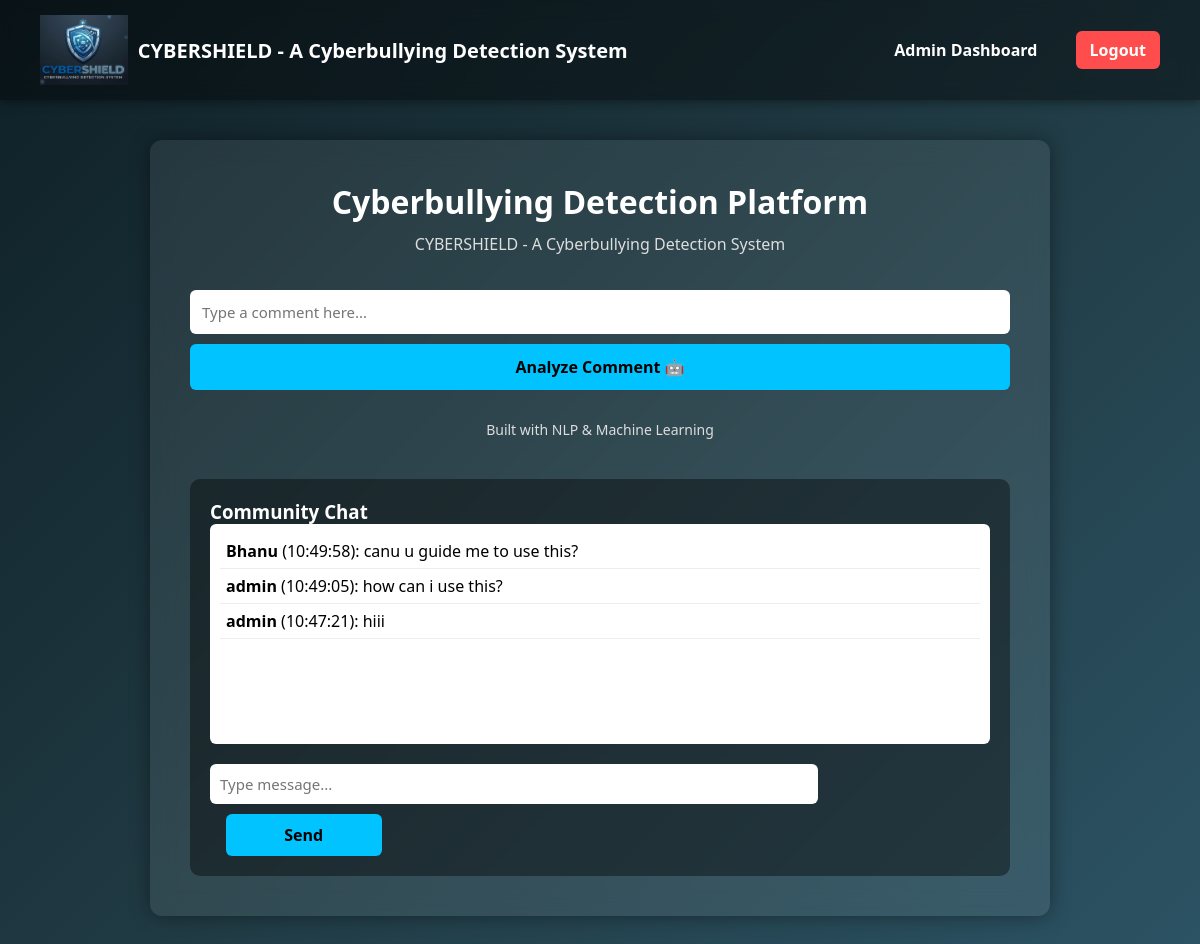
The page / (signed in) on the database its author committed.
### tables this page shows
CREATE TABLE chat(
        id INTEGER PRIMARY KEY AUTOINCREMENT,
        username TEXT,
        message TEXT,
        time TEXT
    );

### app.py (the view, shortened to what this page needs)
@app.route("/", methods=["GET","POST"])
def home():
    if "user" not in session:
        return redirect("/login")
    result = ""
    category = ""
    sentiment = ""
    score = 0
    confidence = 0
    risk_level = ""
    recommendation = ""
    bar_class = "low"
    reasons = []
    conn = sqlite3.connect("comments.db")
    cursor = conn.cursor()
    cursor.execute("""
    SELECT username,message,time
    FROM chat
    ORDER BY id DESC
    LIMIT 20
    """)
    chat_messages = cursor.fetchall()
    conn.close()
    return render_template(
        "index.html",
        result=result,
        category=category,
        sentiment=sentiment,
        score=score,
        confidence=confidence,
        risk_level=risk_level,
        recommendation=recommendation,
        bar_class=bar_class,
        reasons=reasons,
        chat_messages=chat_messages
    )

### templates/index.html (shortened to what this page needs)
<!DOCTYPE html>
<html>
<head>
<link rel="stylesheet" href="{{ url_for('static', filename='style.css') }}">
</head>
<body>
<div class="navbar">
<div class="nav-left">
<img src="{{ url_for('static', filename='logo.jpeg') }}" class="nav-logo">
<div class="nav-title">
CYBERSHIELD - A Cyberbullying Detection System
</div>
</div>
<div class="nav-links">
{% if session["role"] == "admin" %}
<a href="/dashboard">Admin Dashboard</a>
{% endif %}
<a href="/logout" class="logout">Logout</a>
</div>
</div>
<div class="container">
<h1>Cyberbullying Detection Platform</h1>
<p class="subtitle">CYBERSHIELD - A Cyberbullying Detection System</p>
<form method="POST">
<input type="text"
id="messageInput"
name="message"
placeholder="Type a comment here..."
required>
<button type="submit">Analyze Comment 🤖</button>
</form>
<p class="footer">
Built with NLP & Machine Learning
</p>
<div class="chat-box">
<h3>Community Chat</h3>
<div class="chat-messages">
{% for msg in chat_messages %}
<div class="chat-message">
<b>{{msg[0]}}</b> ({{msg[2]}}): {{msg[1]}}
</div>
{% endfor %}
</div>
<form method="POST" action="/chat">
<input
type="text"
name="chat_message"
placeholder="Type message..."
required>
<button type="submit">Send</button>
</form>
</div>
</div>
</body>
</html>

### static/style.css (style rules this page uses)
* { margin:0; padding:0; box-sizing:border-box; font-family:Segoe UI, Arial, sans-serif; }
body { background:linear-gradient(135deg,#0f2027,#203a43,#2c5364); min-height:100vh; color:white; }
.navbar { display:flex; justify-content:space-between; align-items:center; padding:15px 40px; background:rgba(0,0,0,0.4); backdrop-filter:blur(10px); box-shadow:0 2px 10px rgba(0,0,0,0.4); }
.nav-title { font-size:20px; font-weight:bold; }
.nav-links a { color:white; margin-left:20px; text-decoration:none; font-weight:bold; padding:8px 14px; border-radius:6px; transition:0.3s; }
.logout { background:#ff4d4d; }
.container { max-width:900px; margin:40px auto; background:rgba(255,255,255,0.08); backdrop-filter:blur(12px); padding:40px; border-radius:12px; box-shadow:0 0 20px rgba(0,0,0,0.4); }
h1 { text-align:center; margin-bottom:10px; }
.subtitle { text-align:center; margin-bottom:25px; color:#ddd; }
input { width:100%; padding:12px; margin:10px 0; border:none; border-radius:6px; font-size:15px; }
button { width:100%; padding:12px; background:#00c3ff; border:none; border-radius:6px; font-size:16px; font-weight:bold; cursor:pointer; transition:0.3s; }
.footer { margin-top:30px; text-align:center; color:#ddd; font-size:14px; }
.chat-box { margin-top:40px; background:rgba(0,0,0,0.4); padding:20px; border-radius:10px; }
.chat-messages { height:220px; overflow-y:auto; background:white; color:black; padding:10px; border-radius:6px; margin-bottom:10px; }
.chat-message { padding:6px; border-bottom:1px solid #eee; }
.chat-box input { width:78%; padding:10px; border-radius:6px; border:none; }
.chat-box button { width:20%; padding:10px; margin-left:2%; background:#00c3ff; border:none; border-radius:6px; cursor:pointer; }
.nav-left { display:flex; align-items:center; gap:10px; }
.nav-logo { height:70px; width:auto; object-fit:contain; }

### rows shown on the page
chat: username "Bhanu", time "10:49:58", message "canu u guide me to use this?"
chat: username "admin", time "10:49:05", message "how can i use this?"
chat: username "admin", time "10:47:21", message "hiii"
